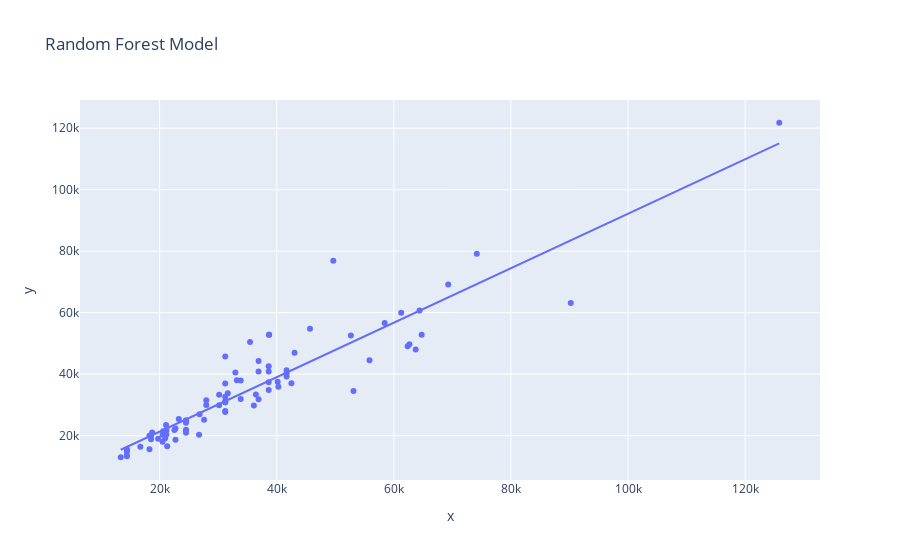

Notebook source saved alongside this figure:
### Markdown cell above
## Random Forest Model

### Code cell
predictions_random_forest = random_forest_model.predict(X_test)
plot_results(random_forest_model, 'Random Forest Model', predictions_random_forest, y_test)
